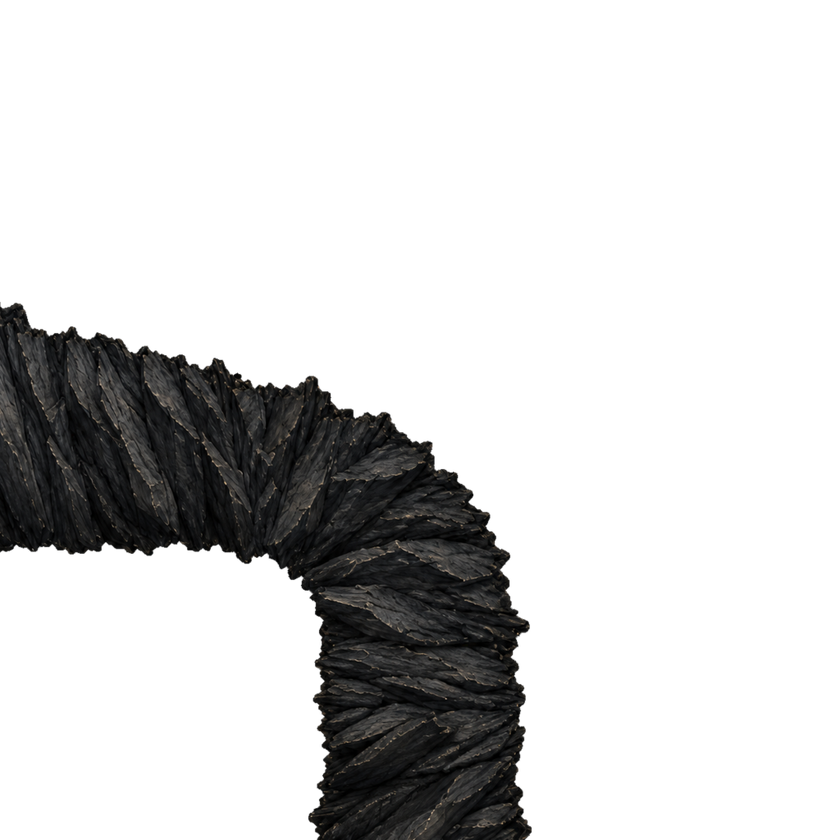
#> input picture assets/caves/ancient-bedrock-corner-v1.png, 840 x 840 px, shrunk from 1024 x 1024 before the run
$ python inspect_bounds.py --output out.png
#> lines starting #> are read from the running program, lines starting #| are printed output that depends on the picture
#!/usr/bin/env python3
"""Read exact native corner alpha bounds once; never rewrite production images."""
import argparse
import hashlib
import json
from pathlib import Path

from PIL import Image

ROOT = Path(__file__).resolve().parents[2]
ASSETS = {
    "caves/ancient-bedrock-corner-v1.png": ["Depth 2 bedrock", "Deep bedrock"],
    "rootwound/cave-corner-v1.png": ["Depth 2 Moss", "Deep Rootwound"],
    "prismatic/cave-corner-v1.png": ["Depth 2 Moon"],
    "molten/cave-corner-v1.png": ["Depth 2 Ember"],
    "voidstar/cave-corner-v1.png": ["Depth 2 Star", "Deep Voidstar"],
    "mossvein/cave-corner-v2.png": ["Depth 1 Moss compact joins", "Deep Moss"],
    "moonglass/cave-corner-v1.png": ["Depth 1 Moon compact joins", "Deep Moonglass"],
    "emberdeep/cave-corner-v1.png": ["Depth 1 Ember compact joins", "Deep Ember"],
    "starfall/cave-corner-v1.png": ["Depth 1 Star compact joins"],
}
PADDING = 3  # Two source pixels plus one conservative bilinear-filter pixel.
IMPORT_REQUIREMENTS = [
    "compress/mode=0", "mipmaps/generate=false", "process/fix_alpha_border=false",
    "process/premult_alpha=false", "process/size_limit=0", "process/channel_remap/alpha=3",
]


def main():
    parser = argparse.ArgumentParser(description=__doc__)
    parser.add_argument("--output", type=Path, required=True)
    args = parser.parse_args()
    result = {
        "base": "ec8976622231bc70c5413775291e841d0e543353",
        "scope": "Offline exact-alpha inspection only; no render or performance result",
        "padding_source_pixels": PADDING,
        "padding_policy": "2 pixel conservative margin plus 1 pixel for bilinear filtering; verified no mipmaps",
        "assets": [],
    }
    for relative, owners in ASSETS.items():
        path = ROOT / "assets" / relative
        imported = path.with_suffix(path.suffix + ".import")
        image = Image.open(path).convert("RGBA")
#> image is the input picture: PIL image 840x840 RGBA; mean R, G, B, A 6.9, 6.9, 6.8, 50.8
        alpha = image.getchannel("A")
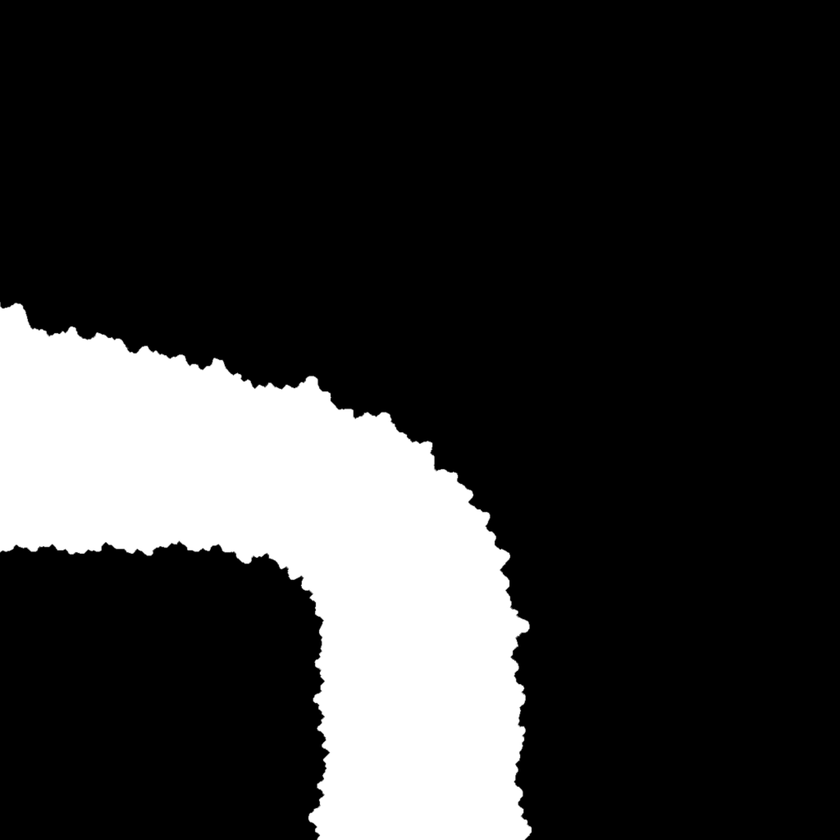
#> alpha: PIL image 840x840 L; min 0, max 255, mean 50.8
        bounds = alpha.getbbox()
#> bounds = (0, 300, 535, 840)
        if bounds is None:
            raise ValueError(f"Unexpected empty asset: {relative}")
        w, h = image.size
#> w = 840; h = 840
        x0, y0, x1, y1 = bounds
#> x0 = 0; y0 = 300; x1 = 535; y1 = 840
        crop = (max(0, x0 - PADDING), max(0, y0 - PADDING), min(w, x1 + PADDING), min(h, y1 + PADDING))
#> crop = (0, 297, 538, 840)
#> (the run stopped early here; a loop or call above may not have finished)
